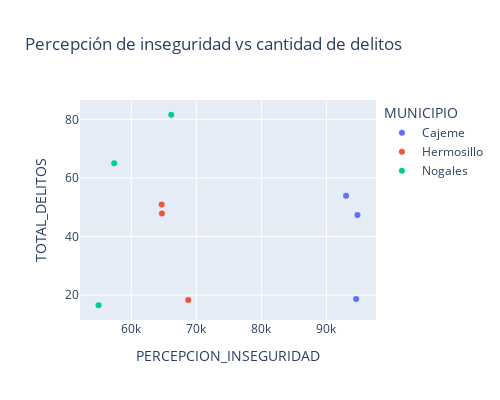

The cell this chart's notebook holds for it:
### Code cell
fig = px.scatter(df_sonora, x="PERCEPCION_INSEGURIDAD", y="TOTAL_DELITOS", color="MUNICIPIO",
                title='Percepción de inseguridad vs cantidad de delitos')
fig.update_layout(width=500,
                  height=400
)
fig.show()

### Figure 1 — Plotly figure (JSON) as saved in the notebook; plotly's stock layout.template omitted (floating-point values rounded to 4 significant figures)
{"data": [{"hovertemplate": "MUNICIPIO=Cajeme<br>PERCEPCION_INSEGURIDAD=%{x}<br>TOTAL_DELITOS=%{y}<extra></extra>", "legendgroup": "Cajeme", "marker": {"color": "#636efa", "symbol": "circle"}, "mode": "markers", "name": "Cajeme", "orientation": "v", "showlegend": true, "type": "scatter", "x": [94780.0, 93020.0, 94570.0], "xaxis": "x", "y": [47.38, 53.91, 18.67], "yaxis": "y"}, {"hovertemplate": "MUNICIPIO=Hermosillo<br>PERCEPCION_INSEGURIDAD=%{x}<br>TOTAL_DELITOS=%{y}<extra></extra>", "legendgroup": "Hermosillo", "marker": {"color": "#EF553B", "symbol": "circle"}, "mode": "markers", "name": "Hermosillo", "orientation": "v", "showlegend": true, "type": "scatter", "x": [64710.0, 64670.0, 68750], "xaxis": "x", "y": [47.88, 50.91, 18.36], "yaxis": "y"}, {"hovertemplate": "MUNICIPIO=Nogales<br>PERCEPCION_INSEGURIDAD=%{x}<br>TOTAL_DELITOS=%{y}<extra></extra>", "legendgroup": "Nogales", "marker": {"color": "#00cc96", "symbol": "circle"}, "mode": "markers", "name": "Nogales", "orientation": "v", "showlegend": true, "type": "scatter", "x": [57360.0, 66140.0, 54960.0], "xaxis": "x", "y": [65.01, 81.57, 16.56], "yaxis": "y"}], "layout": {"height": 400, "legend": {"title": {"text": "MUNICIPIO"}, "tracegroupgap": 0}, "title": {"text": "Percepción de inseguridad vs cantidad de delitos"}, "width": 500, "xaxis": {"anchor": "y", "domain": [0, 1], "title": {"text": "PERCEPCION_INSEGURIDAD"}}, "yaxis": {"anchor": "x", "domain": [0, 1], "title": {"text": "TOTAL_DELITOS"}}}}
